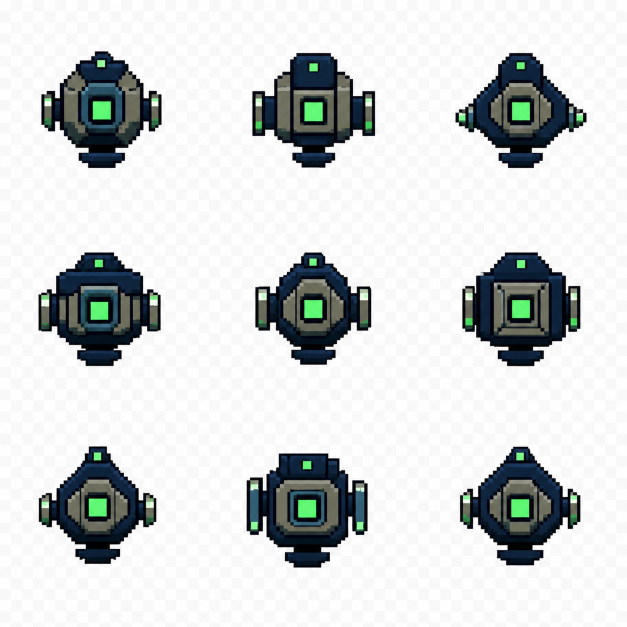
#> input picture assets/artwork/characters/support-drone-t1-lowres-exploration/source/imagegen-support-drone-sheet.png, 1254 x 1254 px (shown at 1/2 size)
$ python normalize_support_drone.py
#> lines starting #> are read from the running program, lines starting #| are printed output that depends on the picture
#> in main, source is the input picture: PIL image 1254x1254 RGB; mean R, G, B 209.4, 212.7, 212.8
from pathlib import Path

from PIL import Image, ImageDraw, ImageFont


ROOT = Path(__file__).resolve().parents[1]
SOURCE = ROOT / "source" / "imagegen-support-drone-sheet.png"
EXPORT = ROOT / "export" / "support-neutral.png"
IDLE_EXPORT = ROOT / "export" / "support-idle.png"
LINK_EXPORT = ROOT / "export" / "support-link.png"
MOTION_EXPORT = ROOT / "export" / "support-motion.png"
NEUTRAL_PREVIEW = ROOT / "preview" / "support-neutral-8x.png"
SCALE_PREVIEW = ROOT / "preview" / "support-runtime-size-check.png"
FAMILY_PREVIEW = ROOT / "preview" / "support-family-scale-review.png"
IDLE_PREVIEW = ROOT / "preview" / "support-idle.gif"
LINK_PREVIEW = ROOT / "preview" / "support-link.gif"
MOTION_PREVIEW = ROOT / "preview" / "support-motion-atlas-4x.png"
STATE_PREVIEW = ROOT / "preview" / "support-animation-states.png"
REPOSITORY_ROOT = Path(__file__).resolve().parents[5]
RUNTIME_ENEMIES = REPOSITORY_ROOT / "assets" / "runtime" / "characters" / "sector-01-enemies"
PATROL_EXPORT = (
    REPOSITORY_ROOT
    / "assets"
    / "artwork"
    / "characters"
    / "patrol-drone-t1-lowres-exploration"
    / "export"
    / "patrol-neutral.png"
)

CELL = 32
SELECTED_COLUMN = 1
SELECTED_ROW = 1
BACKGROUND_FLOOR = 220
ALPHA_THRESHOLD = 128
PALETTE = (
    (5, 12, 24),
    (14, 30, 52),
    (38, 59, 86),
    (117, 111, 100),
    (74, 222, 128),
    (187, 247, 208),
)
PREVIEW_BACKGROUND = (5, 12, 24, 255)
TRANSPARENT = (0, 0, 0, 0)
DARK = (5, 12, 24, 255)
NAVY = (14, 30, 52, 255)
BLUE = (38, 59, 86, 255)
GUNMETAL = (117, 111, 100, 255)
SUPPORT_GREEN = (74, 222, 128, 255)
SUPPORT_PALE = (187, 247, 208, 255)
IDLE_DURATIONS_MS = (200, 200, 200, 200)
LINK_DURATIONS_MS = (160, 160, 160, 160)


def foreground_alpha(pixel):
    red, green, blue = pixel[:3]
    return 255 if min(red, green, blue) < BACKGROUND_FLOOR else 0


# [11 lines left out: function nearest_palette_color, not called in this run]


def selected_concept(source):
    x_edges = [round(source.width * index / 3) for index in range(4)]
#> x_edges = [0, 418, 836, 1254]
    y_edges = [round(source.height * index / 3) for index in range(4)]
#> y_edges = [0, 418, 836, 1254]
    concept = source.crop(
        (
            x_edges[SELECTED_COLUMN],
            y_edges[SELECTED_ROW],
            x_edges[SELECTED_COLUMN + 1],
            y_edges[SELECTED_ROW + 1],
        )
    ).convert("RGBA")
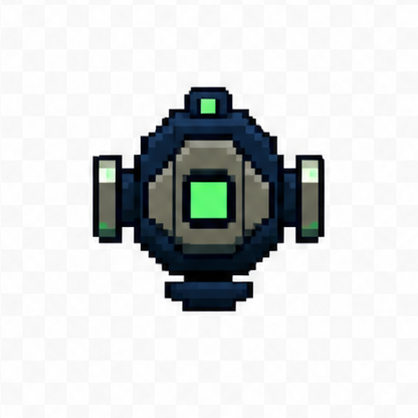
#> concept: PIL image 418x418 RGBA; mean R, G, B, A 212.9, 215.7, 215.5, 255
    concept.putalpha(Image.new("L", concept.size).point(lambda _: 0))
    alpha = Image.new("L", concept.size)
#> alpha: PIL image 418x418 L; every value is 0
#> (the run stopped early here; a loop or call above may not have finished)

$ run again, with assets/artwork/characters/support-drone-t1-lowres-exploration/source/imagegen-support-link-animation-reference.png copied over assets/artwork/characters/support-drone-t1-lowres-exploration/source/imagegen-support-drone-sheet.png
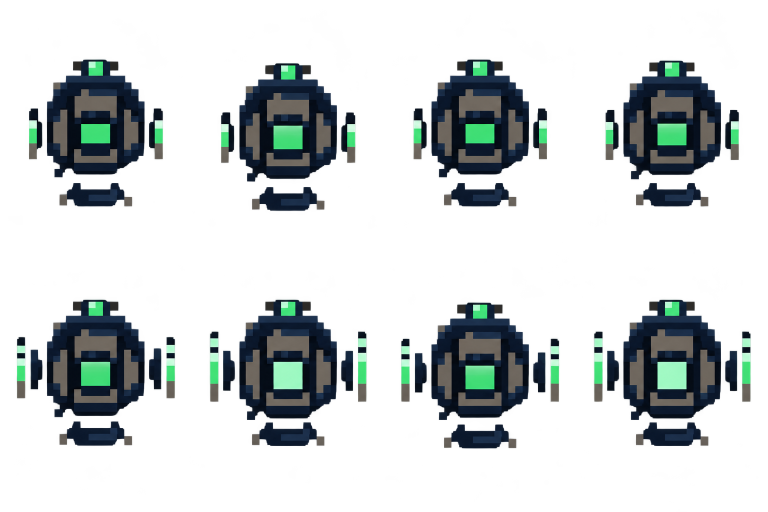
#> input picture assets/artwork/characters/support-drone-t1-lowres-exploration/source/imagegen-support-link-animation-reference.png, 1536 x 1024 px (shown at 1/2 size)
#> in main, `source = Image.open(SOURCE).convert("RGB")`:
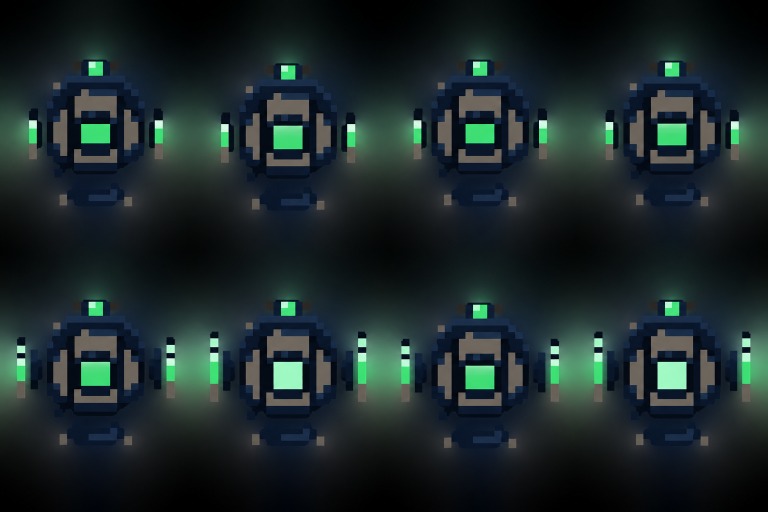
#> source: PIL image 1536x1024 RGB (shown at 1/2 size); mean R, G, B 27.8, 40.6, 41.3
#> in selected_concept, `concept = source.crop( ( x_edges[SELECTED_COLUMN], y_edges[SELECTED_RO..`:
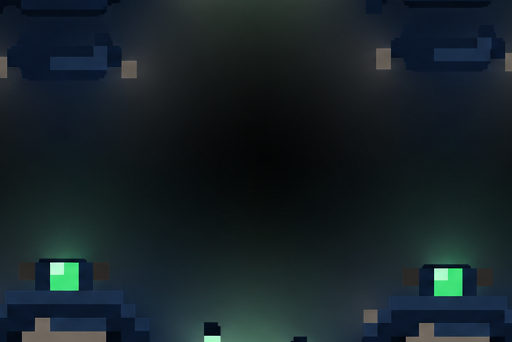
#> concept: PIL image 512x342 RGBA; mean R, G, B, A 23.2, 34.5, 39.2, 255
#> alpha: PIL image 512x342 L; every value is 0
